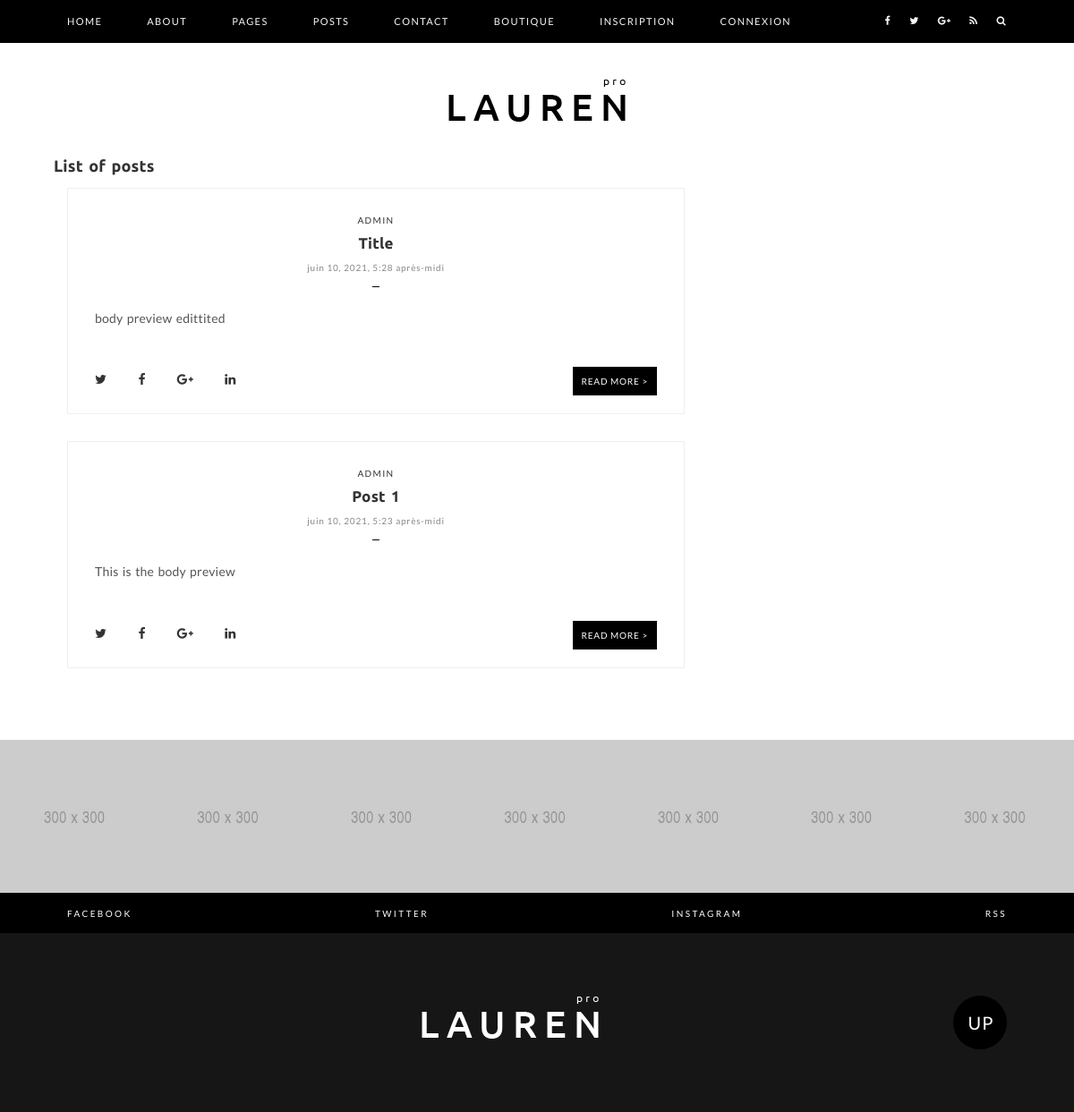
Page /post-list on the committed database.
### blog/models.py (models this page shows, shortened)
class Post(models.Model):
    author = models.ForeignKey(Account, verbose_name='Author of the post', on_delete=models.CASCADE)
    title = models.CharField(max_length=255, null=True)
    slug = models.SlugField(max_length=40, null=True)
    body = RichTextField(blank=True, null=True)
    bodyPreview = models.TextField(max_length=500, null=True)
    main_img = models.ImageField(upload_to='images/', null=True, blank=True)
    date_added = models.DateTimeField(auto_now_add=True)
    class Meta:
        ordering = ['-date_added']

### account/models.py (models this page shows, shortened)
class Account(models.Model):
    user = models.ForeignKey(User, verbose_name='Associated user', on_delete=models.CASCADE)
    userId = models.IntegerField(null=True)
    def __str__(self):
        return self.user.username

### blog/views.py (the view)
# urls.py: path('post-list', views.postList, name='post-list'),
def postList(request):
    posts = Post.objects.all()
    admin = 0
    for group in request.user.groups.all():
        if group.name == 'admin':
            admin = 1
    return render(request, 'blog/post-list.html', {'posts': posts, 'admin': admin})

### templates/blog/post-list.html (shortened to what this page needs)
{% extends 'base/main.html' %}
{% block contenu %}
<div class="main-content">
    <div class="container">
        <div class="row">
            <h1>List of posts</h1>
            <br>
            <div class="col-md-8">
                <div class="normal-posts">
                    {% for post in posts %}
                    <div class="normal-post">
                        <div class="normal-post-image">
                        </div>
                        <div class="normal-post-title">
                            <span class="category"><a href="#">{{ post.author }}</a></span>
                            <h2><a href="{% url 'post_detail' post.slug %}">{{ post.title }}</a></h2>
                            <time class="post-date">{{ post.date_added }}</time>
                        </div>
                        <div class="normal-post-content">
                            <p>{{ post.bodyPreview }}</p>
                        </div>
                        <div class="normal-post-footer">
                            <ul class="post-share">
                                <li><a href="#"><i class="fa fa-twitter"></i></a></li>
                                <li><a href="#"><i class="fa fa-facebook"></i></a></li>
                                <li><a href="#"><i class="fa fa-google-plus"></i></a></li>
                                <li><a href="#"><i class="fa fa-linkedin"></i></a></li>
                            </ul>
                            <div class="read-more-button">
                                <span class="medium-button"><a href="{% url 'post_detail' post.slug %}">Read More ></a></span>
                            </div>
                        </div>
                    </div>
                    {% empty %}
                    <h3>No posts yet !</h3>
                    {% endfor %}
                </div>
            </div>
        </div>
    </div>
</div>
{% endblock %}

### static/css/style-main.css (style rules this page uses)
html, body, div, span, applet, object, iframe, h1, h2, h3, h4, h5, h6, p, blockquote, pre, a, abbr, acronym, address, big, cite, code, del, dfn, em, img, ins, kbd, q, s, samp, small, strike, strong, sub, sup, tt, var, b, u, i, center, dl, dt, dd, ol, ul, li, fieldset, form, label, legend, table, caption, tbody, tfoot, thead, tr, th, td, article, aside, canvas, details, embed, figure, figcaption, footer, header, hgroup, menu, nav, output, ruby, section, summary, time, mark, audio, video { margin: 0; padding: 0; border: 0; font-size: 100%; font: inherit; vertical-align: baseline; }
body { line-height: 1; }
ol, ul { list-style: none; }
body { overflow-x:hidden; position: relative; }
h1, h2, h3, h4, h5, h6 { color: #333; font-family: 'Ubuntu', sans-serif; line-height: 1; letter-spacing: .2px; word-spacing: 1.8px; font-weight: 700; }
h1 { font-size: 18px; }
h2 { font-size: 17px; }
p { color: #555; font-size: 14px; font-family: 'Lato', sans-serif; line-height: 21.4px; letter-spacing: .2px; word-spacing: 1.4px; font-weight: 400; }
ul li, ol li { font-size: 11px; font-family: 'Lato', sans-serif; font-weight: 400; letter-spacing: 1.4px; }
time, span { font-family: 'Lato', sans-serif; }
a { color: #333 }
.container { max-width: 1080px; }
h1 a, h2 a, h3 a, h4 a, h5 a, h6 a { -webkit-transition: all .25s ease-in-out; transition: all .25s ease-in-out; }
.small-button a, .medium-button a, .large-button a { -webkit-transition: all .25s ease-in-out; transition: all .25s ease-in-out; }
.post-date { font-size: 10px; color: #888; letter-spacing: 0.8px; }
.normal-post { border: 1px solid #eee; margin-bottom: 30px; position: relative; }
.normal-post-title { text-align: center; padding: 10px 0; }
.normal-post-title h2 { margin: 10px 0; }
.category { font-size: 10px; letter-spacing: 1.4px; text-transform: uppercase; color: #555; }
.normal-post-content { padding: 0 30px; }
.normal-post-content p { text-align: justify; }
.normal-post-content p { margin-bottom: 10px; }
.normal-post-content p:last-child { margin-bottom: 20px; }
.normal-post-footer { padding: 30px; }
.post-share { display: inline-block; }
.post-share li { display: inline-block; margin-right: 30px; }
.post-share li:last-child { margin-right: 0; }
.post-share li i { font-size: 14px; }
.read-more-button { float: right; }
.small-button a, .medium-button a, .large-button a { background-color: #000; color: #fff; font-family: 'Lato', sans-serif; text-transform: uppercase; letter-spacing: .8px; }
.medium-button a { padding: 10px; font-size: 10px; line-height: 20px; }
.page-title:after, .normal-post-title:after, .widget-title:after { content: ' '; display: block; height: 1px; width: 8px; background-color: #000; margin: 14px auto; }

### rows in the picture
Post: author "ADMIN", title "Title", date_added "juin 10, 2021, 5:28 après-midi", bodyPreview "body preview edittited"
Post: author "ADMIN", title "Post 1", date_added "juin 10, 2021, 5:23 après-midi", bodyPreview "This is the body preview"
